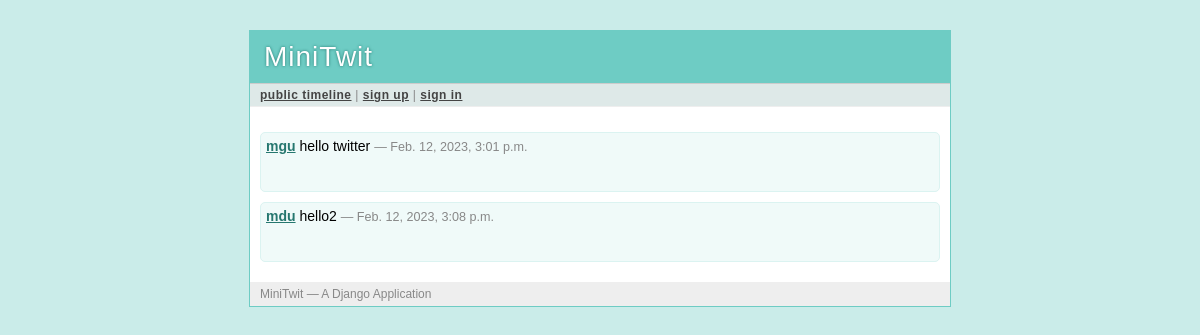
The app's page /, older data.
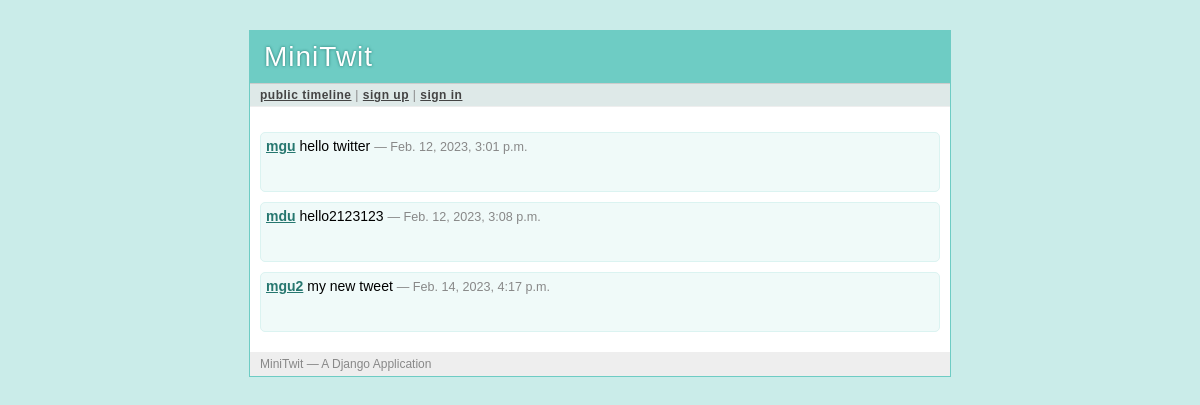
The same page, newer data.
### MiniTwit/models.py (models this page shows)
class Message(models.Model):
    author_id = models.ForeignKey(User, on_delete=models.CASCADE, null=True)
    text = models.CharField(max_length=280, null=False)
    pub_date = models.DateTimeField(auto_now_add=True)
    flagged = models.BooleanField(default=False)

class User(AbstractUser):
    username = models.CharField(max_length=50, unique=True, null=False)
    email = models.EmailField(unique=True, null=False)

### MiniTwit/views.py (the view, shortened to what this page needs)
# urls.py: path('', timeline, name="timeline"),
def timeline(request):
    if request.user.is_authenticated:
        user = User.objects.get(id=request.user.id)
        follower = Follower.objects.filter(who_id = user.id).values_list('whom_id')
        messages = Message.objects.filter(author_id__in = follower)
        view = "timeline"
    else:
        return public_timeline(request)

### MiniTwit/views.py (called while the page is built)
def public_timeline(request):
    if request.user.is_authenticated:
        user = User.objects.get(id=request.user.id)
    else:
        user = None
    messages = Message.objects.all()
    view = "public_timeline"
    context = {
        "view":view,
        "messages":messages,
        "user":user
    }
    return render(request, 'MiniTwit/timeline.html', context)

### MiniTwit/templates/MiniTwit/timeline.html (shortened to what this page needs)
{% extends "MiniTwit/layout.html" %}
{% block body %}
  <ul class=messages>
  {% if messages %}
  {% for message in messages %}
    <li><img src="{{ message.email }}"><p>
      <strong><a href="{% url 'MiniTwit:user-profile-timeline' message.author_id %}">{{ message.author_id }}</a></strong>
      {{ message.text }}
      <small>&mdash; {{ message.pub_date }}</small>
  {% endfor %}
  {% else %}
    <li><em>There's no message so far.</em>
  {% endif %}
  </ul>
{% endblock %}

### MiniTwit/templates/MiniTwit/layout.html (shortened to what this page needs)
{% load static %}
<!doctype html>
<head>
  <link rel="stylesheet" href="{% static 'css/style.css' %}">
</head>
<div class=page>
  <h1>MiniTwit</h1>
  <div class="navigation">
  {% if user.is_authenticated %}
    <a href="{% url 'MiniTwit:timeline' %}">my timeline</a> |
    <a href="{% url 'MiniTwit:public-timeline' %}">public timeline</a> |
    <a href="{% url 'MiniTwit:logout' %}">sign out {{ user.username }}</a>
  {% else %}
    <a href="{% url 'MiniTwit:public-timeline' %}">public timeline</a> |
    <a href="{% url 'MiniTwit:signup' %}">sign up</a> |
    <a href="{% url 'MiniTwit:login' %}">sign in</a>
  {% endif %}
  </div>
  <div class=body>
  {% block body %}{% endblock %}
  </div>
  <div class=footer>
    MiniTwit &mdash; A Django Application
  </div>
</div>

### MiniTwit/static/css/style.css (style rules this page uses)
a { color: #26776F; }
div.page { background: white; border: 1px solid #6ECCC4; width: 700px; margin: 30px auto; }
div.page h1 { background: #6ECCC4; margin: 0; padding: 10px 14px; color: white; letter-spacing: 1px; text-shadow: 0 0 3px #24776F; font-weight: normal; }
div.page div.navigation { background: #DEE9E8; padding: 4px 10px; border-top: 1px solid #ccc; border-bottom: 1px solid #eee; color: #888; font-size: 12px; letter-spacing: 0.5px; }
div.page div.navigation a { color: #444; font-weight: bold; }
div.page div.body { padding: 10px; }
div.page div.footer { background: #eee; color: #888; padding: 5px 10px; font-size: 12px; }
div.page ul.messages { list-style: none; margin: 0; padding: 0; }
div.page ul.messages li { margin: 10px 0; padding: 5px; background: #F0FAF9; border: 1px solid #DBF3F1; -moz-border-radius: 5px; -webkit-border-radius: 5px; min-height: 48px; }
div.page ul.messages p { margin: 0; }
div.page ul.messages li small { font-size: 0.9em; color: #888; }

Row changes from the older to the newer data that the page shows:
changed Message "mdu": text "hello2" → "hello2123123"
added Message: author_id "mgu2", text "my new tweet", pub_date "Feb. 14, 2023, 4:17 p.m."
